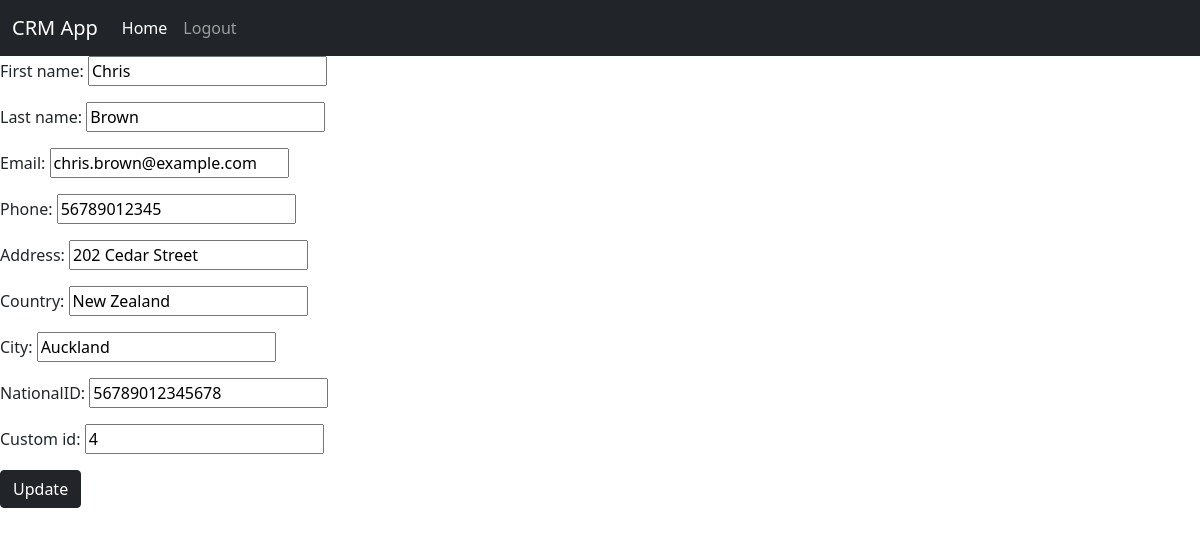
The app's page /home/4/update/ (signed in) with its own data.
### crm/models.py (models this page shows, shortened)
class Customer(models.Model):
    first_name = models.CharField(max_length=200)
    last_name = models.CharField(max_length=200)
    email = models.CharField(max_length=100)
    phone = models.CharField(max_length=11)
    address = models.CharField(max_length=200)
    country = models.CharField(max_length=200)
    city = models.CharField(max_length=200)
    nationalID = models.CharField(max_length=14)
    Custom_id = models.PositiveIntegerField(unique=True , null=True , blank=True)

### crm/views.py (the view)
# urls.py: path('home/<int:pk>/update/' , UpdateCrmView.as_view() , name='update'),
class UpdateCrmView(LoginRequiredMixin , UpdateView):
    model = Customer
    fields = "__all__"
    template_name = 'pages/update.html'
    context_object_name = 'customer'
    success_url = reverse_lazy('crm:crm-view')

### crm/templates/pages/update.html (shortened to what this page needs)
{% extends 'pages/base.html' %}
{% block content %}
    <form action="{% url 'crm:update' customer.id %}" method="post">
        {{form.as_p}}
        <input type="submit" value="Update" class="btn btn-dark">
    </form>
{% endblock content %}

### records on screen
Customer: first_name "Chris", last_name "Brown", email "chris.brown@example.com", phone "56789012345", address "202 Cedar Street", country "New Zealand", city "Auckland", nationalID "56789012345678", Custom_id "4"
